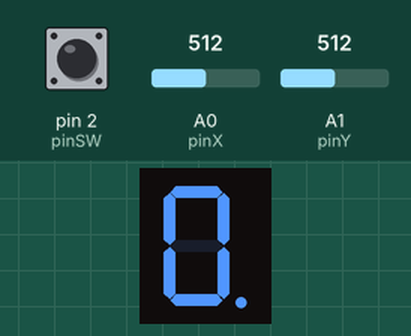
This sketch was run on a simulated Arduino Uno, built with avr-gcc and run on an emulated ATmega328P. Shown: 1-digit seven-segment display. Wiring (inferred from the names in the program): 1-digit 7-segment display, segments lit when LOW: segments pin 10, pin 9, pin 8, pin 7, pin 6, pin 5, pin 4, pin 11. The test bench sets the inputs (shaded band); at power-on: A0 (pinX) = 512, A1 (pinY) = 512, pin 2 (pinSW) HIGH. The segment pins are drawn as the display they are named for.

Above: at 1.6 s.
1.7 s: A0 (pinX) set to 587
3.5 s: A0 (pinX) set to 616
At 4.4 s:
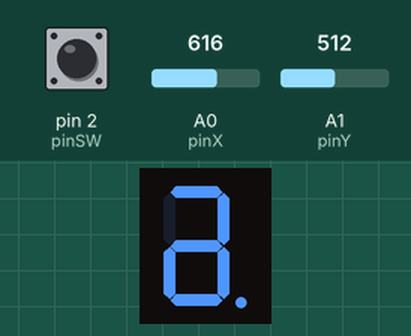
6.5 s: A1 (pinY) set to 414
8.5 s: A1 (pinY) set to 385
At 9.6 s:
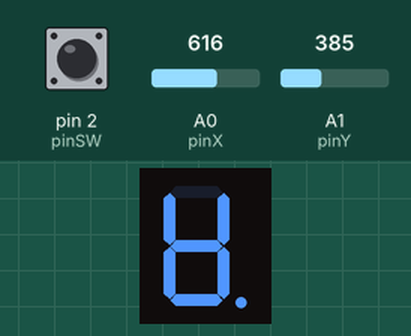
11.5 s: pin 2 (pinSW) pulled LOW for 0.15 s
Timing chart, 0 to 13.2 s (numbered marks = the images above; inputs shaded):
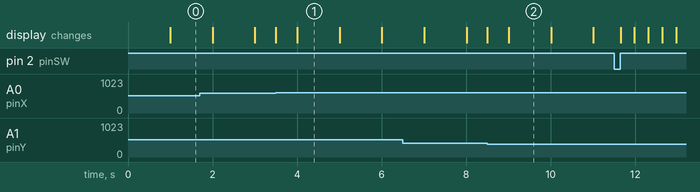

The sketch:

code.ino
```cpp
// declare all the joystick pins
const int pinSW = 2; // digital pin connected to switch output
const int pinX = A0; // A0 - analog pin connected to X output
const int pinY = A1; // A1 - analog pin connected to Y output

// serial port
const int serialPort = 9600;

// declare all the segments pins
const int pinA = 4;
const int pinB = 5;
const int pinC = 6;
const int pinD = 7;
const int pinE = 8;
const int pinF = 9;
const int pinG = 10;
const int pinDP = 11;

// declaration of segement positions in array
const int noSeg = -1;
const int segA = 0;
const int segB = 1;
const int segC = 2;
const int segD = 3;
const int segE = 4;
const int segF = 5;
const int segG = 6;
const int segDP = 7;

// segment array size
const int segSize = 8;

// variable to store the direction of joy movement
int directionX;
int directionY;


// current state
int state = 1;

// button state varaibles
byte swState = HIGH;
byte lastSwState = HIGH;

// check joy movement on given axis
bool joyMovedOnX = false;
bool joyMovedOnY = false;

// current array position
int currentSegPosition = 0;

// joy threshholds
int minThreshold = 400;
int maxThreshold = 600;

// timers
unsigned long lastActionTime = 0;
unsigned long startTimer = -1;
const unsigned long blinkInterval = 1000;
const unsigned long resetInterval = 5000;


// class for a segment that contains the pin number, neighbors,
//       state and variable to track blink
class Segment{
  public:
    int pinNumber;
    int neighborUp;
    int neighborDown;
    int neighborLeft;
    int neighborRight;
    byte state;
    byte blink;

    // basic constructor
    Segment()
    {
      this->pinNumber = 0;
      this->neighborUp = 0;
      this->neighborDown = 0;
      this->neighborLeft = 0;
      this->neighborRight = 0;
      this->state = LOW;
      this->blink = LOW;

    }

    // main constructor
    Segment(const int pinNumber, int neighborUp, int neighborDown,
            int neighborLeft, int neighborRight)
    {
      this->pinNumber = pinNumber;
      this->neighborUp = neighborUp;
      this->neighborDown = neighborDown;
      this->neighborLeft = neighborLeft;
      this->neighborRight = neighborRight;
      this->state = LOW;
      this->blink = LOW;

    }

    void changeSegmentState()
    {
      this->state = !this->state;
    }

    int blinkSegment()
    {
      this->blink = !this->blink;
    }
};

// object variable for current seg
Segment currentSegment;

// array of segments
Segment segments[segSize] = {
  Segment(pinA,noSeg,segG,segF,segB),
  Segment(pinB,segA,segG,segF,noSeg),
  Segment(pinC,segG,segD,segE,segDP),
  Segment(pinD,segG,noSeg,segE,segC),
  Segment(pinE,segG,segD,noSeg,segC),
  Segment(pinF,segA,segG,noSeg,segB),
  Segment(pinG,segA,segD,noSeg,noSeg),
  Segment(pinDP,noSeg,noSeg,segC,noSeg)
};


void setup() {
  // initialize all the pins
  for (int i = 0; i < segSize; i++) {
    pinMode(segments[i].pinNumber, OUTPUT);
  }
  pinMode(pinSW, INPUT_PULLUP);

  Serial.begin(serialPort);
}

// check for x axis movement
// return 1 for right movement
// return -1 for left movement
// return 0 for no movement
int checkJoyMovementOnX()
{
  int direction = 0;
  int xValue = analogRead(pinX);

  // if joy moved left
  if (xValue < minThreshold && joyMovedOnX == false) {

    direction = -1;
    joyMovedOnX = true;
  }
  // if joy moved right
	if (xValue > maxThreshold && joyMovedOnX == false) {

    direction = 1;
    joyMovedOnX = true;
  }

  // if joy didn't move
	if (xValue > minThreshold && xValue < maxThreshold) {
    joyMovedOnX = false;
  }

  return direction;
}

// checks for  axis movement
// return 1 for up movement
// return -1 for down movement
// return 0 for no movement
int checkJoyMovementOnY()
{
  int direction = 0;
  int yValue = analogRead(pinY);
  // if joy moved down
  if (yValue < minThreshold && joyMovedOnY == false) {

    direction = -1;
    joyMovedOnY = true;
  }
  // if joy moved up
	if (yValue > maxThreshold && joyMovedOnY == false) {

    direction = 1;
    joyMovedOnY = true;
  }
  // if joy didn't move
	if (yValue > minThreshold && yValue < maxThreshold) {
    joyMovedOnY = false;
  }
  return direction;
}

void loop() {

	// button state
  swState = digitalRead(pinSW);

  // joy movements
  directionX = checkJoyMovementOnX();
  directionY = checkJoyMovementOnY();

  // set currentSegemnt object
  currentSegment = segments[currentSegPosition];


  // write all segments states and if in state 1 instead of writing the state,
  // blink the led (based of blink variable)
  for (int i = 0; i < segSize;i++)
  {
    if (state == 1 && i == currentSegPosition)
      digitalWrite(segments[i].pinNumber,segments[i].blink);
    else
      digitalWrite(segments[i].pinNumber,segments[i].state);
  }

  // if button state changed
  if (swState != lastSwState)
  {
    // if it was pressed and now released
    if (swState == HIGH)
    {
      // if state is 1 check for long press
      // if it's not a long press go to state 2
      // it it is reset board
      // if the state is 2 and button was pressed then go to state 1
      if (state == 1)
      {
        if (startTimer != -1)
        {
          if (millis() - startTimer > resetInterval)
          {
            for (int i = 0; i < segSize-1;i++)
            {
              segments[i].state = LOW;
            }
            currentSegPosition = segSize - 1;
          }
          else
          {
            state = 2;
          }
        }

      }
      else
      {
        state = 1;
      }


    }
    else
    {
      // if the button changed from not pressed to pressed start counting for
      // long press
      startTimer = millis();
    }

  }

  if (state == 1)
  {

    // check for x axis joy movement and move to corresponding neighbor
    // if it exists
    if (joyMovedOnX == true)
    {
      if (directionX == 1 && currentSegment.neighborRight != -1)
        {
          currentSegPosition = currentSegment.neighborRight;
        }
      else
      {
        if (directionX == -1 && currentSegment.neighborLeft != -1)
        {
          currentSegPosition = currentSegment.neighborLeft;
        }
      }
    }

    // check for y axis joy movement and move to corresponding neighbor
    // if it exists
    if (joyMovedOnY == true)
    {
      if (directionY == 1 && currentSegment.neighborUp != -1)
        {
          currentSegPosition = currentSegment.neighborUp;
        }
      else
      {
        if (directionY == -1 && currentSegment.neighborDown != -1)
        {
          currentSegPosition = currentSegment.neighborDown;
        }
      }
    }


    // blink the led every given seconds
    if (millis() - lastActionTime > blinkInterval)
    {
      segments[currentSegPosition].blinkSegment();
      lastActionTime = millis();
    }


  }
  else
  {
    // if in state 2 write the current state instead of blink state
    digitalWrite(currentSegment.pinNumber, currentSegment.state);
    if (joyMovedOnX == true)
      segments[currentSegPosition].changeSegmentState();

  }

lastSwState = swState;
}
```

Measured:
- the behaviour switches between 600 and 601 on A0 (pinX) (found by bisection; images 0 and 1)
- the behaviour switches between 400 and 399 on A1 (pinY) (found by bisection; images 1 and 2)
- what the display in image 1 shows lasts 1.0 s, from 4.0 s to 5.0 s
